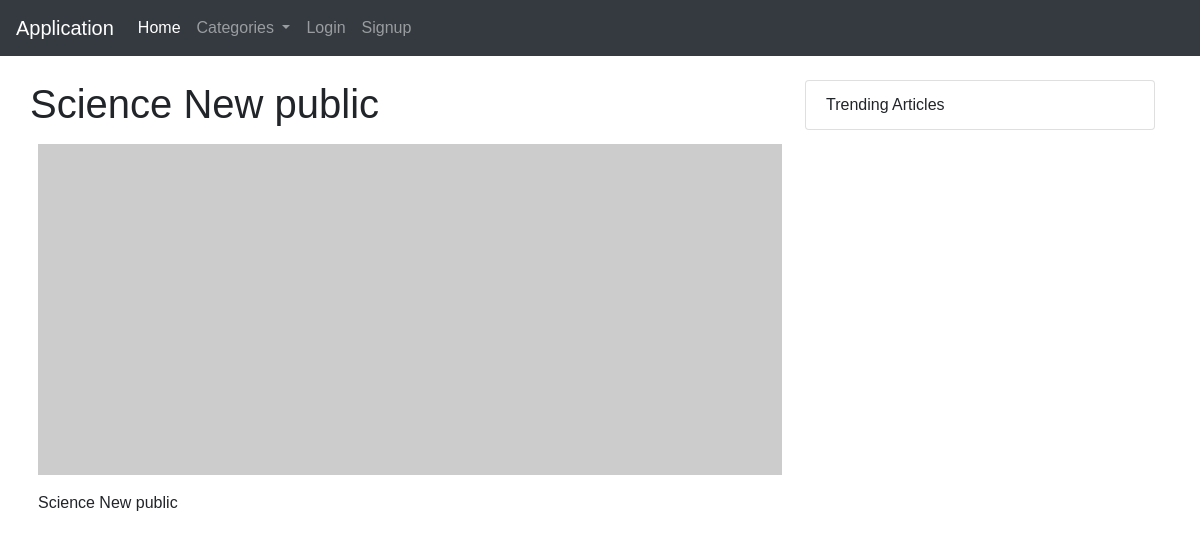
/pages/news/4, run on an earlier commit of the app's database.
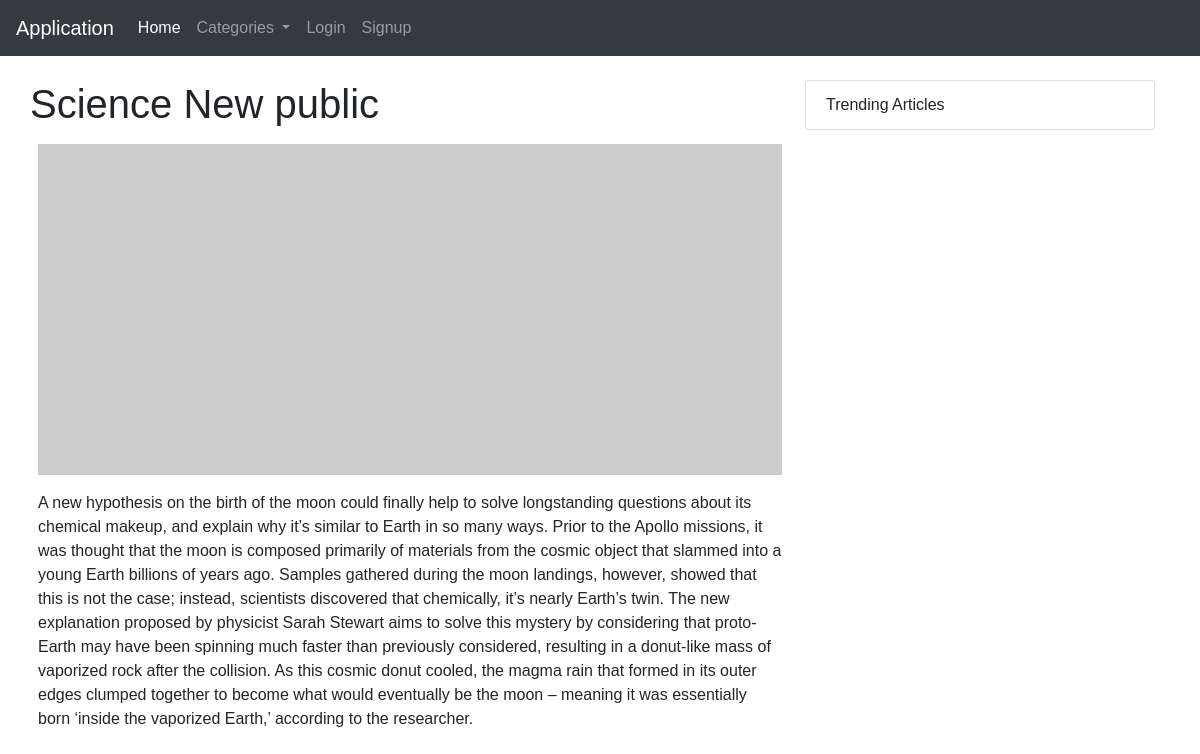
And on a later commit of the database.
### news/models.py (models this page shows, shortened)
class News(models.Model):
    id = models.AutoField(primary_key=True)
    title = models.CharField(null=True, max_length = 50)
    content = models.CharField(max_length=5000)
    publish_date = models.DateTimeField('date published')
    views = models.IntegerField(default=0)
    likes = models.IntegerField(default=0)
    category = models.ForeignKey(Category, null=True, on_delete=models.SET_NULL)
    content_type = models.ForeignKey(ContentType, null=True, on_delete=models.SET_NULL)

### news/views.py (the view)
# urls.py: path('pages/news/<int:news_id>', views.newsdetail, name='news-detail'),
def newsdetail(request, news_id):
    news = NewsService().getById(news_id).values()
    if len(news) > 0:
        news= news[0]
    else:
        raise Http404("News does not exist")
    if (news['content_type_id'] == 1 and request.user.is_authenticated != 1):
        return HttpResponse("Signup to view news", content_type="text/plain")
    context = {
        "news":news,
        "categories": getCategory(request)
    }
    return render(request, 'content.html', context)

### news/models.py (called while the page is built)
    def __str__(self):
        return self.name

### news/service/news_service.py (called while the page is built)
    def getById(self, id):
        try:
            news = News.objects.filter(id=id)
        except news.DoesNotExist:
            raise Http404("News ID does not exist")
        return news

    def getPublic(self):
        try:
            categories = Category.objects.filter(content_type_id=2)
        except categories.DoesNotExist:
            raise Http404("Error getting news")
        return categories

### news/views.py (called while the page is built)
def getCategory(request):
    if request.user.is_authenticated:
        return CategoryService().getAll()
    else:
        return CategoryService().getPublic()

### news/template/content.html (shortened to what this page needs)
{% extends "base.html" %}
{% block navbar %}
{% if user.is_authenticated %}
  {% include "logged-nav.html" %}
{% else %}
  {% include "general-nav.html" %}
{% endif %}
{% endblock %}
{% block content %}
        <div class="row">
            <div class="col-md-8">
                <div class="row">
                  <h1>{{news.title}}</h1>
                  <img class="img-fluid mx-auto p-2" src="https://via.placeholder.com/900x400">
                  <br>
                  <br>
                  <p class="p-2">
                    {{news.content}}
                  </p>
              </div>
            </div>
            <div class="col-md-4">
                <ul class="list-group">
                    <li class="list-group-item">Trending Articles</li>
                </ul>
            </div>
        </div>
{% endblock %}

What changed in the data, as far as the page shows it:
changed News "Science New public": content "Science New public" → "A new hypothesis on the birth of the moon could finally help to solve longstanding questions about its chemical makeup, and explain why it’s similar to Earth in so many ways. Prior to the Apollo missions, it was thought that the moon is composed primarily of materials from the cosmic object that slammed into a young Earth billions of years ago. Samples gathered during the moon landings, however, showed that this is not the case; instead, scientists discovered that chemically, it’s nearly Earth’s twin. The new explanation proposed by physicist Sarah Stewart aims to solve this mystery by considering that proto-Earth may have been spinning much faster than previously considered, resulting in a…"
